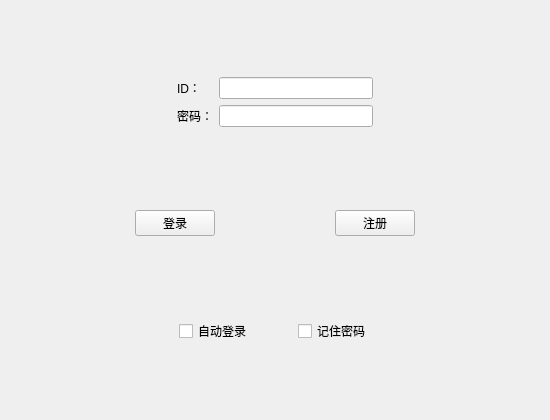
<?xml version="1.0" encoding="UTF-8"?>
<ui version="4.0">
 <class>MainWindow</class>
 <widget class="QMainWindow" name="MainWindow">
  <property name="geometry">
   <rect>
    <x>0</x>
    <y>0</y>
    <width>550</width>
    <height>420</height>
   </rect>
  </property>
  <property name="sizePolicy">
   <sizepolicy hsizetype="Preferred" vsizetype="Preferred">
    <horstretch>0</horstretch>
    <verstretch>0</verstretch>
   </sizepolicy>
  </property>
  <property name="minimumSize">
   <size>
    <width>550</width>
    <height>420</height>
   </size>
  </property>
  <property name="maximumSize">
   <size>
    <width>550</width>
    <height>420</height>
   </size>
  </property>
  <property name="windowTitle">
   <string>OEVS登录界面</string>
  </property>
  <widget class="QWidget" name="centralWidget">
   <layout class="QVBoxLayout" name="verticalLayout">
    <item>
     <widget class="QWidget" name="widget" native="true">
      <property name="sizePolicy">
       <sizepolicy hsizetype="Preferred" vsizetype="Fixed">
        <horstretch>0</horstretch>
        <verstretch>0</verstretch>
       </sizepolicy>
      </property>
      <layout class="QGridLayout" name="gridLayout">
       <item row="0" column="1">
        <widget class="QLabel" name="label_id">
         <property name="text">
          <string>ID：</string>
         </property>
        </widget>
       </item>
       <item row="0" column="2">
        <widget class="QLineEdit" name="lineEdit_id"/>
       </item>
       <item row="0" column="0">
        <spacer name="horizontalSpacer">
         <property name="orientation">
          <enum>Qt::Horizontal</enum>
         </property>
         <property name="sizeHint" stdset="0">
          <size>
           <width>40</width>
           <height>20</height>
          </size>
         </property>
        </spacer>
       </item>
       <item row="1" column="2">
        <widget class="QLineEdit" name="lineEdit_pw">
         <property name="text">
          <string/>
         </property>
         <property name="echoMode">
          <enum>QLineEdit::Password</enum>
         </property>
        </widget>
       </item>
       <item row="1" column="1">
        <widget class="QLabel" name="label_pw">
         <property name="text">
          <string>密码：</string>
         </property>
        </widget>
       </item>
       <item row="0" column="3">
        <spacer name="horizontalSpacer_2">
         <property name="orientation">
          <enum>Qt::Horizontal</enum>
         </property>
         <property name="sizeHint" stdset="0">
          <size>
           <width>40</width>
           <height>20</height>
          </size>
         </property>
        </spacer>
       </item>
      </layout>
     </widget>
    </item>
    <item>
     <widget class="QWidget" name="widget_3" native="true">
      <property name="sizePolicy">
       <sizepolicy hsizetype="Preferred" vsizetype="Fixed">
        <horstretch>0</horstretch>
        <verstretch>0</verstretch>
       </sizepolicy>
      </property>
      <layout class="QHBoxLayout" name="horizontalLayout_3">
       <item>
        <spacer name="horizontalSpacer_6">
         <property name="orientation">
          <enum>Qt::Horizontal</enum>
         </property>
         <property name="sizeHint" stdset="0">
          <size>
           <width>40</width>
           <height>20</height>
          </size>
         </property>
        </spacer>
       </item>
       <item>
        <widget class="QPushButton" name="btn_login">
         <property name="text">
          <string>登录</string>
         </property>
        </widget>
       </item>
       <item>
        <spacer name="horizontalSpacer_7">
         <property name="orientation">
          <enum>Qt::Horizontal</enum>
         </property>
         <property name="sizeHint" stdset="0">
          <size>
           <width>40</width>
           <height>20</height>
          </size>
         </property>
        </spacer>
       </item>
       <item>
        <widget class="QPushButton" name="btn_gst">
         <property name="text">
          <string>注册</string>
         </property>
        </widget>
       </item>
       <item>
        <spacer name="horizontalSpacer_8">
         <property name="orientation">
          <enum>Qt::Horizontal</enum>
         </property>
         <property name="sizeHint" stdset="0">
          <size>
           <width>40</width>
           <height>20</height>
          </size>
         </property>
        </spacer>
       </item>
      </layout>
     </widget>
    </item>
    <item>
     <widget class="QWidget" name="widget_2" native="true">
      <property name="sizePolicy">
       <sizepolicy hsizetype="Preferred" vsizetype="Fixed">
        <horstretch>0</horstretch>
        <verstretch>0</verstretch>
       </sizepolicy>
      </property>
      <layout class="QHBoxLayout" name="horizontalLayout_2">
       <item>
        <spacer name="horizontalSpacer_3">
         <property name="orientation">
          <enum>Qt::Horizontal</enum>
         </property>
         <property name="sizeHint" stdset="0">
          <size>
           <width>40</width>
           <height>20</height>
          </size>
         </property>
        </spacer>
       </item>
       <item>
        <layout class="QHBoxLayout" name="horizontalLayout">
         <item>
          <widget class="QCheckBox" name="checkBox">
           <property name="text">
            <string>自动登录</string>
           </property>
          </widget>
         </item>
         <item>
          <spacer name="horizontalSpacer_4">
           <property name="orientation">
            <enum>Qt::Horizontal</enum>
           </property>
           <property name="sizeHint" stdset="0">
            <size>
             <width>40</width>
             <height>20</height>
            </size>
           </property>
          </spacer>
         </item>
         <item>
          <widget class="QCheckBox" name="checkBox_2">
           <property name="text">
            <string>记住密码</string>
           </property>
          </widget>
         </item>
        </layout>
       </item>
       <item>
        <spacer name="horizontalSpacer_5">
         <property name="orientation">
          <enum>Qt::Horizontal</enum>
         </property>
         <property name="sizeHint" stdset="0">
          <size>
           <width>40</width>
           <height>20</height>
          </size>
         </property>
        </spacer>
       </item>
      </layout>
     </widget>
    </item>
   </layout>
  </widget>
 </widget>
 <layoutdefault spacing="6" margin="11"/>
 <resources/>
 <connections/>
</ui>
